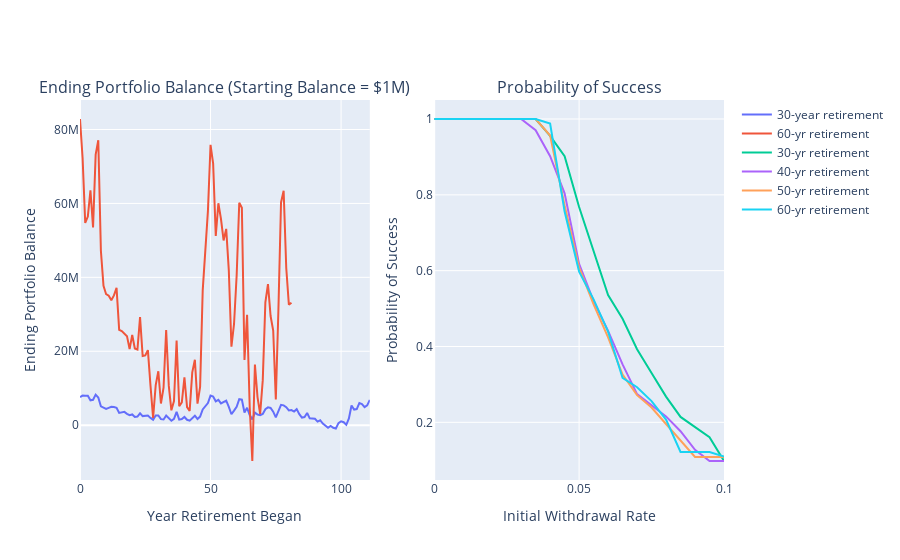

Here is the notebook cell this chart was saved with:
### Code cell
fig = make_subplots(rows=1, cols=2, subplot_titles=('Ending Portfolio Balance (Starting Balance = $1M)', 'Probability of Success'))
fig.add_trace(go.Scatter(x=years_30, y=end_balance_30, name='30-year retirement'), row=1, col=1)
fig.add_trace(go.Scatter(x=years_60, y=end_balance_60, name='60-yr retirement'), row=1, col=1)
fig.add_trace(go.Scatter(x=wr_list, y=num_years_dict['prob30'][1], name='30-yr retirement'), row=1, col=2)
fig.add_trace(go.Scatter(x=wr_list, y=num_years_dict['prob40'][1], name='40-yr retirement'), row=1, col=2)
fig.add_trace(go.Scatter(x=wr_list, y=num_years_dict['prob50'][1], name='50-yr retirement'), row=1, col=2)
fig.add_trace(go.Scatter(x=wr_list, y=num_years_dict['prob60'][1], name='60-yr retirement'), row=1, col=2)
fig.update_xaxes(title_text='Year Retirement Began', row=1, col=1)
fig.update_yaxes(title_text='Ending Portfolio Balance', row=1, col=1)
fig.update_xaxes(title_text='Initial Withdrawal Rate', row=1, col=2)
fig.update_yaxes(title_text='Probability of Success', row=1, col=2)

fig.show()
#fig.write_image('images/portfolio_success_4pct.png')
